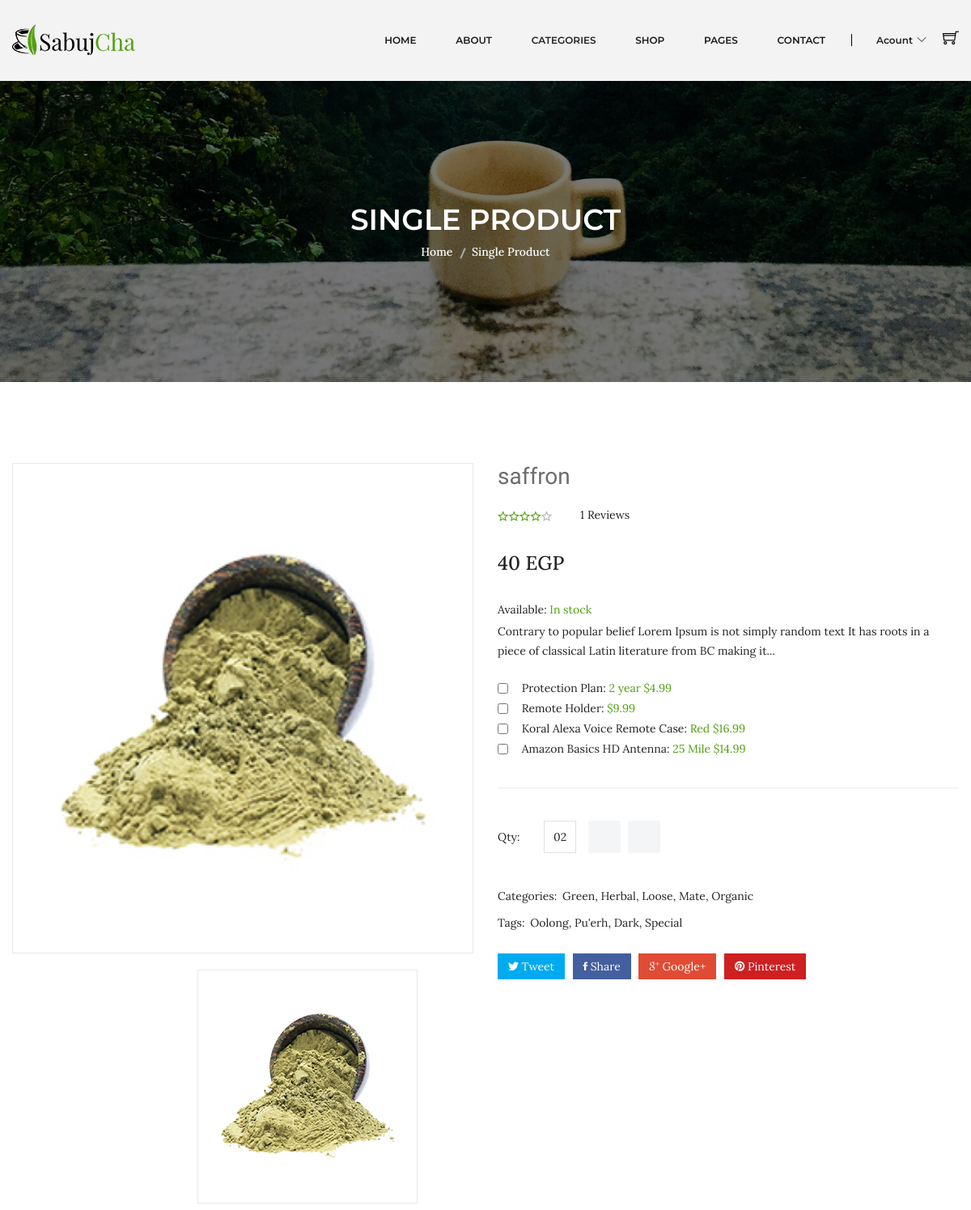
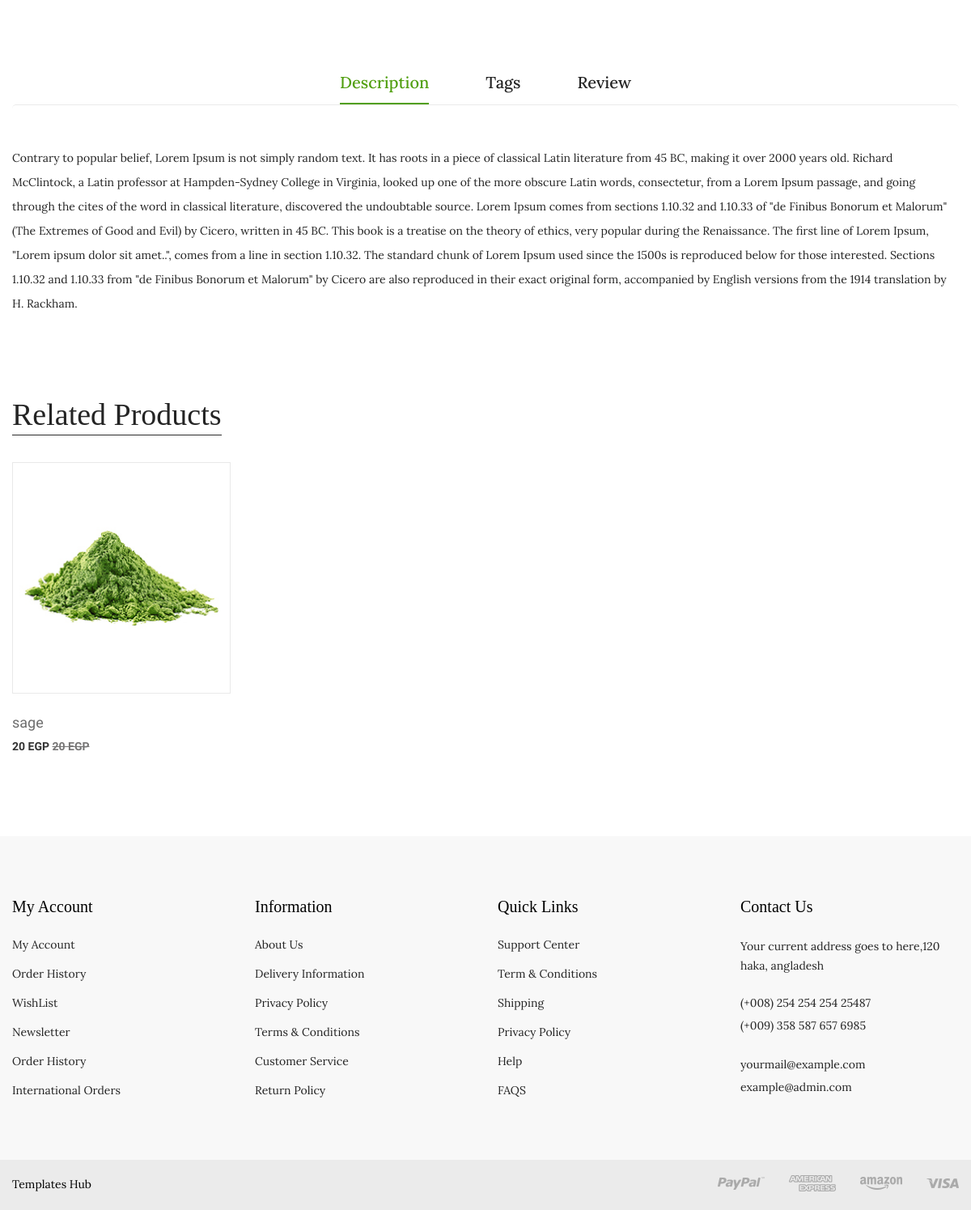
The page /product-details.php?id=3 on the database its author committed (2 pictures, top to bottom).
### tables this page shows
CREATE TABLE `products` (
  `id` int(10) UNSIGNED NOT NULL,
  `name` varchar(40) NOT NULL,
  `photo` varchar(20) NOT NULL DEFAULT 'product.jpg',
  `price` varchar(10) NOT NULL,
  `code` varchar(10) NOT NULL,
  `detail` text NOT NULL DEFAULT 'Contrary to popular belief, Lorem Ipsum is not simply random text. It has roots in a piece of classical Latin literature from 45 BC, making it over 2000 years old. Richard McClintock, a Latin professor at Hampden-Sydney College in Virginia, looked up one of the more obscure Latin words, consectetur, from a Lorem Ipsum passage, and going through the cites of the word in classical literature, discovered the undoubtable source. Lorem Ipsum comes from sections 1.10.32 and 1.10.33 of "de Finibus Bonorum et Malorum" (The Extremes of Good and Evil) by Cicero, written in 45 BC. This book is a treatise on the theory of ethics, very popular during the Renaissance. The first line of Lorem Ipsum, "Lorem ipsum dolor sit amet..", comes from a line in section 1.10.32.  The standard chunk of Lorem Ipsum used since the 1500s is reproduced below for those interested. Sections 1.10.32 and 1.10.33 from "de Finibus Bonorum et Malorum" by Cicero are also reproduced in their exact original form, accompanied by English versions from the 1914 translation by H. Rackham.',
  `views` int(10) NOT NULL DEFAULT 0,
  `brand_id` int(10) UNSIGNED NOT NULL,
  `subcat_id` int(10) UNSIGNED NOT NULL,
  `supplier_id` int(10) UNSIGNED NOT NULL,
  `created_at` timestamp NOT NULL DEFAULT current_timestamp(),
  `updated_at` timestamp NOT NULL DEFAULT current_timestamp() ON UPDATE current_timestamp()
);

### Database.php (called while the page is built, shortened)
<?php
    class Database{
        private $hostName = "localhost";
        private $username = "root";
        private $pass = "";
        private $databaseName = "ntiecommerce";
        private $mysqli;
        public function __construct(){
            $this->mysqli = new mysqli($this->hostName , $this->username , $this->pass , $this->databaseName);
        }
        public function runDQL($query){
            $result = $this->mysqli->query($query);
            if($result->num_rows > 0)
                return $result;
            else
                return [];
        }
    }
?>

### Product.php (called while the page is built, shortened)
<?php
    class Product extends Database implements Operations{
        private $id;
        private $subcatId;
        public function setId($id){
            $this->id = $id;
        }
        public function setSubcatId($subcatId){
            $this->subcatId = $subcatId;
        }
        public function selectProductsBySubcatId()
        {
            $query = "SELECT `products`.* FROM `products` WHERE `products`.`subcat_id`='$this->subcatId'";
            return $this->runDQL($query);
        }
        public function getProductById()
        {
            $query = "SELECT `products_reviews`.* FROM `products_reviews` WHERE `products_reviews`.`id`='$this->id'";
            return $this->runDQL($query);
        }
    }
?>

### product-details.php (the view, shortened to what this page needs)
<?php include_once 'header.php'; ?>
<div class="breadcrumb-area bg-image-3 ptb-150">
    <div class="container">
        <div class="breadcrumb-content text-center">
            <h3>SINGLE PRODUCT</h3>
            <ul>
                <li><a href="index.php">Home</a></li>
                <li class="active">Single Product</li>
            </ul>
        </div>
    </div>
</div>
<?php
if (isset($_GET['id']) && $_GET['id']) {
    $product = new Product();
    $product->setId($_GET['id']);
    $product->incrementViews();
    $result = $product->getProductById();
    if (!empty($result)) {
        $currentProduct = $result->fetch_object();
    } else {
        header('location: 404.php');
    }
} else {
    header('location: 404.php');
}
?>
<div class="product-details pt-100 pb-95">
    <div class="container">
        <div class="row">
            <div class="col-lg-6 col-md-12">
                <div class="product-details-img">
                    <img class="zoompro" src="assets/img/product/<?php echo $currentProduct->photo ?>" data-zoom-image="assets/img/product-details/product-detalis-bl1.jpg" alt="zoom" />
                    <div id="gallery" class="mt-20 product-dec-slider owl-carousel">
                        <a data-image="assets/img/product/<?php echo $currentProduct->photo ?>" data-zoom-image="assets/img/product/<?php echo $currentProduct->photo ?>">
                            <img src="assets/img/product/<?php echo $currentProduct->photo ?>" alt="">
                        </a>
                    </div>
                </div>
            </div>
            <div class="col-lg-6 col-md-12">
                <div class="product-details-content">
                    <h4><?php echo $currentProduct->name ?></h4>
                    <div class="rating-review">
                        <div class="pro-dec-rating">
                            <?php
                            for ($i = 0; $i < $currentProduct->avg_rating; $i++) {
                                echo '<i class="ion-android-star-outline theme-star"></i>';
                            }
                            for ($i = 0; $i < (5 - $currentProduct->avg_rating); $i++) {
                                echo '<i class="ion-android-star-outline"></i>';
                            }
                            ?>
                        </div>
                        <div class="pro-dec-review">
                            <ul>
                                <li><?php echo $currentProduct->reviews_count ?> Reviews </li>
                            </ul>
                        </div>
                    </div>
                    <span><?php echo $currentProduct->price ?> EGP</span>
                    <div class="in-stock">
                        <p>Available: <span>In stock</span></p>
                    </div>
                    <p>
                        <?php
                        $wordsCount = 25;
                        $detailsArray = str_word_count($currentProduct->detail, 1);
                        array_splice($detailsArray, $wordsCount, count($detailsArray));
                        $detailsString = implode(" ", $detailsArray);
                        echo $detailsString . '...';
                        ?>
                    </p>
                    <div class="pro-dec-feature">
                        <ul>
                            <li><input type="checkbox"> Protection Plan: <span> 2 year $4.99</span></li>
                            <li><input type="checkbox"> Remote Holder: <span> $9.99</span></li>
                            <li><input type="checkbox"> Koral Alexa Voice Remote Case: <span> Red $16.99</span></li>
                            <li><input type="checkbox"> Amazon Basics HD Antenna: <span>25 Mile $14.99</span></li>
                        </ul>
                    </div>
                    <div class="quality-add-to-cart">
                        <div class="quality">
                            <label>Qty:</label>
                            <input class="cart-plus-minus-box" type="text" name="qtybutton" value="02">
                        </div>
                        <div class="shop-list-cart-wishlist">
                            <a title="Add To Cart" href="#">
                            </a>
                            <a title="Wishlist" href="#">
                            </a>
                        </div>
                    </div>
                    <div class="pro-dec-categories">
                        <ul>
                            <li class="categories-title">Categories:</li>
                            <li><a href="#">Green,</a></li>
                            <li><a href="#">Herbal, </a></li>
                            <li><a href="#">Loose,</a></li>
                            <li><a href="#">Mate,</a></li>
                            <li><a href="#">Organic </a></li>
                        </ul>
                    </div>
                    <div class="pro-dec-categories">
                        <ul>
                            <li class="categories-title">Tags: </li>
                            <li><a href="#"> Oolong, </a></li>
                            <li><a href="#"> Pu'erh,</a></li>
                            <li><a href="#"> Dark,</a></li>
                            <li><a href="#"> Special </a></li>
                        </ul>
                    </div>
                    <div class="pro-dec-social">
                        <ul>
                            <li><a class="tweet" href="#"><i class="ion-social-twitter"></i> Tweet</a></li>
                            <li><a class="share" href="#"><i class="ion-social-facebook"></i> Share</a></li>
                            <li><a class="google" href="#"><i class="ion-social-googleplus-outline"></i> Google+</a></li>
                            <li><a class="pinterest" href="#"><i class="ion-social-pinterest"></i> Pinterest</a></li>
                        </ul>
                    </div>
                </div>
            </div>
        </div>
    </div>
</div>
<div class="description-review-area pb-70">
    <div class="container">
        <div class="description-review-wrapper">
            <div class="description-review-topbar nav text-center">
                <a class="active" data-toggle="tab" href="#des-details1">Description</a>
                <a data-toggle="tab" href="#des-details2">Tags</a>
                <a data-toggle="tab" href="#des-details3">Review</a>
            </div>
            <div class="tab-content description-review-bottom">
                <div id="des-details1" class="tab-pane active">
                    <div class="product-description-wrapper">
                        <p><?php echo $currentProduct->detail ?></p>
                    </div>
                </div>
            </div>
        </div>
    </div>
</div>
<div class="product-area pb-100">
    <div class="container">
        <div class="product-top-bar section-border mb-35">
            <div class="section-title-wrap">
                <h3 class="section-title section-bg-white">Related Products</h3>
            </div>
        </div>
        <div class="row">
            <?php
            $product2 = new Product();
            $product2->setSubcatId($currentProduct->subcat_id);
            $res = $product2->selectProductsBySubcatId();
            if (!empty($res)) {
                $relatedProducts = $res->fetch_all(MYSQLI_ASSOC);
                foreach ($relatedProducts as $val) {
                    if($val['id'] == $currentProduct->id){
                        continue;
                    }
            ?>
                    <div class="col-3">
                        <div class="product-wrapper">
                            <div class="product-img">
                                <a href="product-details.php?id=<?php echo $val['id']?>">
                                    <img alt="" src="assets/img/product/<?php echo $val['photo']?>">
                                </a>
                                <div class="product-action">
                                </div>
                            </div>
                            <div class="product-content text-left">
                                <div class="product-hover-style">
                                    <div class="product-title">
                                        <h4>
                                            <a href="product-details.php"><?php echo $val['name']?></a>
                                        </h4>
                                    </div>
                                </div>
                                <div class="product-price-wrapper">
                                    <span><?php echo $val['price']?> EGP </span>
                                    <span class="product-price-old"><?php echo $val['price']?> EGP </span>
                                </div>
                            </div>
                        </div>
                    </div>
            <?php
                }
            }
            ?>
        </div>
    </div>
</div>
<?php include_once 'footer.php'; ?>

### rows shown on the page
products: photo (picture), name "saffron", price "40", detail "Contrary to popular belief, Lorem Ipsum is not simply random text. It has roots in a piece of classical Latin literature from 45 BC, making it over 2000 years old. Richard McClintock, a Latin professor at Hampden-Sydney College in Virginia, looked up one of the more obscure Latin words, consectetur, from a Lorem Ipsum passage, and going through the cites of the word in classical literature, discovered the undoubtable source. Lorem Ipsum comes from sections 1.10.32 and 1.10.33 of \"de Finibus Bonorum et Malorum\" (The Extremes of Good and Evil) by Cicero, written in 45 BC. This book is a treatise on the theory of ethics, very popular during the Renaissance. The first line of Lorem Ipsum,…"
products: photo (picture), name "sage", price "20"

### other values the page prints
$currentProduct->reviews_count "1"
$detailsString "Contrary to popular belief Lorem Ipsum is not simply random text It has roots in a piece of classical Latin literature from BC making it"
